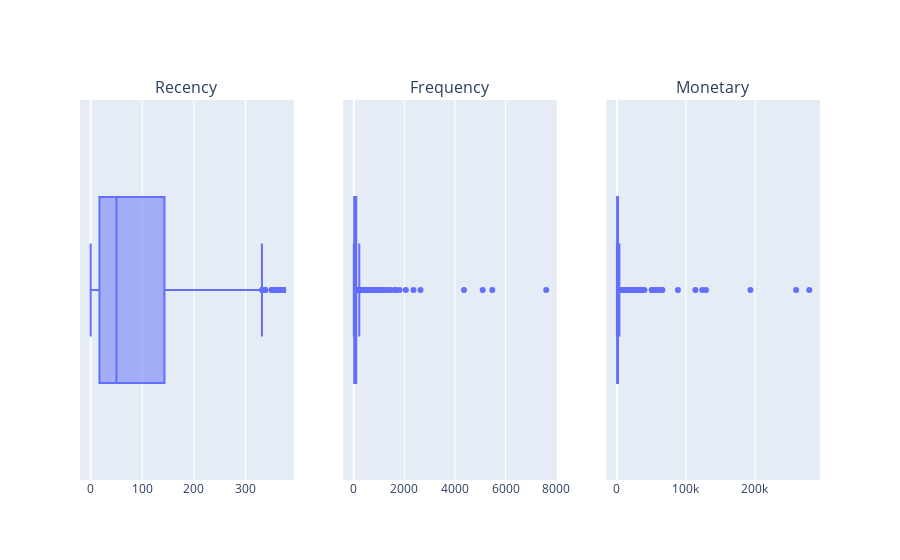

Notebook cell for this chart:
### Markdown cell above
Визуализируем каждую из трёх компонент в виде коробчатых диаграмм.

### Code cell
# Создаём список boxplot-графиков для всех колонок, кроме 'CustomerID'
boxes = [px.box(rfm_table, x=column) for column in rfm_table.columns[1:]]
fig = make_subplots(
    rows=1, cols=3, 
    subplot_titles=(
        "Recency","Frequency", "Monetary"
    )
)

# Добавляем каждый boxplot в соответствующий subplot
for i, box in enumerate(boxes):
    fig.add_trace(boxes[i]['data'][0], row=1, col=i+1)

fig.show()

### Figure 1 — Plotly figure (JSON) as saved in the notebook; plotly's stock layout.template omitted (floating-point values rounded to 4 significant figures; data arrays with more than 128 entries replaced by an {"elided": "..."} marker saying what was removed)
{"data": [{"alignmentgroup": "True", "hovertemplate": "Recency=%{x}<extra></extra>", "legendgroup": "", "marker": {"color": "#636efa"}, "name": "", "notched": false, "offsetgroup": "", "orientation": "h", "showlegend": false, "type": "box", "x": {"elided": "4324 int values"}, "x0": " ", "xaxis": "x", "y0": " ", "yaxis": "y"}, {"alignmentgroup": "True", "hovertemplate": "Frequency=%{x}<extra></extra>", "legendgroup": "", "marker": {"color": "#636efa"}, "name": "", "notched": false, "offsetgroup": "", "orientation": "h", "showlegend": false, "type": "box", "x": {"elided": "4324 int values"}, "x0": " ", "xaxis": "x2", "y0": " ", "yaxis": "y2"}, {"alignmentgroup": "True", "hovertemplate": "MonetaryValue=%{x}<extra></extra>", "legendgroup": "", "marker": {"color": "#636efa"}, "name": "", "notched": false, "offsetgroup": "", "orientation": "h", "showlegend": false, "type": "box", "x": {"elided": "4324 float values"}, "x0": " ", "xaxis": "x3", "y0": " ", "yaxis": "y3"}], "layout": {"annotations": [{"font": {"size": 16}, "showarrow": false, "text": "Recency", "x": 0.1444, "xanchor": "center", "xref": "paper", "y": 1, "yanchor": "bottom", "yref": "paper"}, {"font": {"size": 16}, "showarrow": false, "text": "Frequency", "x": 0.5, "xanchor": "center", "xref": "paper", "y": 1, "yanchor": "bottom", "yref": "paper"}, {"font": {"size": 16}, "showarrow": false, "text": "Monetary", "x": 0.8556, "xanchor": "center", "xref": "paper", "y": 1, "yanchor": "bottom", "yref": "paper"}], "xaxis": {"anchor": "y", "domain": [0, 0.2889]}, "xaxis2": {"anchor": "y2", "domain": [0.3556, 0.6444]}, "xaxis3": {"anchor": "y3", "domain": [0.7111, 1]}, "yaxis": {"anchor": "x", "domain": [0, 1]}, "yaxis2": {"anchor": "x2", "domain": [0, 1]}, "yaxis3": {"anchor": "x3", "domain": [0, 1]}}}
